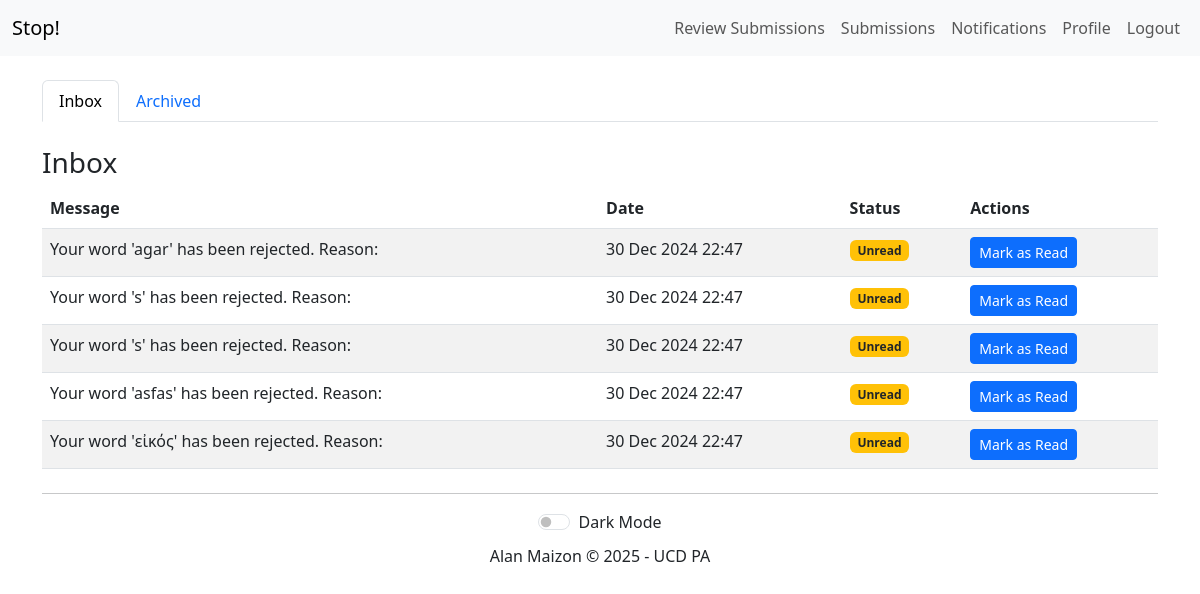
Page /inbox/notifications-with-archived/ (signed in) on the committed database.
### communication/models.py (models this page shows, shortened)
class Notification(models.Model):
    player = models.ForeignKey(settings.AUTH_USER_MODEL, on_delete=models.CASCADE)
    message = models.TextField()
    created_at = models.DateTimeField(auto_now_add=True)
    is_read = models.BooleanField(default=False)
    is_archived = models.BooleanField(default=False)

### inbox/views.py (the view)
# urls.py: path('notifications-with-archived/', views.notifications_with_archived, name='notifications_with_archived'),
@login_required
def notifications_with_archived(request):
    notifications_list = Notification.objects.filter(player=request.user, is_archived=False).order_by('-created_at')
    archived_notifications_list = Notification.objects.filter(player=request.user, is_archived=True).order_by('-created_at')
    paginator_notifications = Paginator(notifications_list, 10)  # Show 10 notifications per page
    page_number_notifications = request.GET.get('page_notifications')
    notifications = paginator_notifications.get_page(page_number_notifications)
    paginator_archived = Paginator(archived_notifications_list, 10)  # Show 10 archived notifications per page
    page_number_archived = request.GET.get('page_archived')
    archived_notifications = paginator_archived.get_page(page_number_archived)
    return render(request, 'inbox/notifications_with_archived.html', {
        'notifications': notifications,
        'archived_notifications': archived_notifications,
    })

### inbox/templates/inbox/notifications_with_archived.html (shortened to what this page needs)
{% extends 'base.html' %}
{% block content %}
<ul class="nav nav-tabs mb-4">
    <li class="nav-item">
        <a class="nav-link" id="inbox-tab" data-bs-toggle="tab" href="#inbox-notifications">Inbox</a>
    </li>
    <li class="nav-item">
        <a class="nav-link" id="archived-tab" data-bs-toggle="tab" href="#archived-notifications">Archived</a>
    </li>
</ul>
<div class="tab-content">
    <div class="tab-pane fade" id="inbox-notifications">
        <h3>Inbox</h3>
        <table class="table table-striped">
            <thead>
                <tr>
                    <th>Message</th>
                    <th>Date</th>
                    <th>Status</th>
                    <th>Actions</th>
                </tr>
            </thead>
            <tbody>
                {% for notification in notifications %}
                    <tr>
                        <td>{{ notification.message }}</td>
                        <td>{{ notification.created_at|date:"d M Y H:i" }}</td>
                        <td>
                            {% if notification.is_read %}
                                <span class="badge bg-success">Read</span>
                            {% else %}
                                <span class="badge bg-warning text-dark">Unread</span>
                            {% endif %}
                        </td>
                        <td>
                            {% if not notification.is_read %}
                                <a href="{% url 'inbox:mark_as_read' notification.id %}" class="btn btn-primary btn-sm">Mark as Read</a>
                            {% endif %}
                        </td>
                    </tr>
                {% endfor %}
            </tbody>
        </table>
    </div>
</div>
{% endblock %}

### game/static/game/css/styles.css (style rules this page uses)
:root { --valid-bg: #28a745; --valid-color: #ffffff; --invalid-bg: #dc3545; --invalid-color: #ffffff; --background-color: #f8f9fa; --text-color: #343a40; --table-bg: #ffffff; --table-striped-bg: #f2f2f2; --navbar-dark-background-color: #333; }
body { background-color: var(--background-color); color: var(--text-color); margin: 20px; }

### rows in the picture
Notification: message "Your word 'agar' has been rejected. Reason:", created_at "30 Dec 2024 22:47", is_read "Unread"
Notification: message "Your word 's' has been rejected. Reason:", created_at "30 Dec 2024 22:47", is_read "Unread"
Notification: message "Your word 's' has been rejected. Reason:", created_at "30 Dec 2024 22:47", is_read "Unread"
Notification: message "Your word 'asfas' has been rejected. Reason:", created_at "30 Dec 2024 22:47", is_read "Unread"
Notification: message "Your word 'εἰκός' has been rejected. Reason:", created_at "30 Dec 2024 22:47", is_read "Unread"
